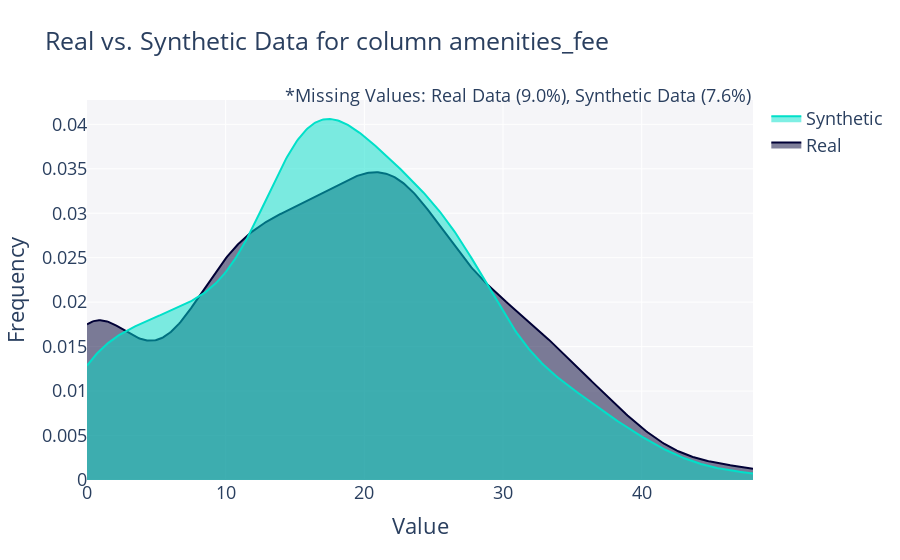

Notebook code for this chart:
### Code cell
from sdmetrics.reports import utils

metadata_dict = metadata.to_dict()

fig = utils.get_column_plot(
    real_data=real_data,
    synthetic_data=synthetic_data,
    column_name='amenities_fee',
    metadata=metadata_dict
)

fig.show()

### Figure 1 — Plotly figure (JSON) as saved in the notebook; plotly's stock layout.template omitted (floating-point values rounded to 4 significant figures; data arrays with more than 128 entries replaced by an {"elided": "..."} marker saying what was removed)
{"data": [{"fill": "tozeroy", "hovertemplate": "<b>Real</b><br>Value: %{x}<br>Frequency: %{y}<extra></extra>", "legendgroup": "Real", "marker": {"color": "#000036"}, "mode": "lines", "name": "Real", "showlegend": true, "type": "scatter", "x": {"elided": "500 float values"}, "xaxis": "x", "y": {"elided": "500 float values"}, "yaxis": "y"}, {"fill": "tozeroy", "hovertemplate": "<b>Synthetic</b><br>Value: %{x}<br>Frequency: %{y}<extra></extra>", "legendgroup": "Synthetic", "marker": {"color": "#01E0C9"}, "mode": "lines", "name": "Synthetic", "showlegend": true, "type": "scatter", "x": {"elided": "500 float values"}, "xaxis": "x", "y": {"elided": "500 float values"}, "yaxis": "y"}], "layout": {"annotations": [{"showarrow": false, "text": "*Missing Values: Real Data (9.0%), Synthetic Data (7.6%)", "x": 1, "xref": "paper", "y": 1.05, "yref": "paper"}], "barmode": "overlay", "font": {"size": 18}, "hovermode": "closest", "legend": {"traceorder": "reversed"}, "plot_bgcolor": "#F5F5F8", "title": {"text": "Real vs. Synthetic Data for column amenities_fee"}, "xaxis": {"anchor": "y2", "domain": [0, 1], "title": {"text": "Value"}, "zeroline": false}, "yaxis": {"anchor": "free", "domain": [0, 1], "position": 0, "title": {"text": "Frequency"}}}}
